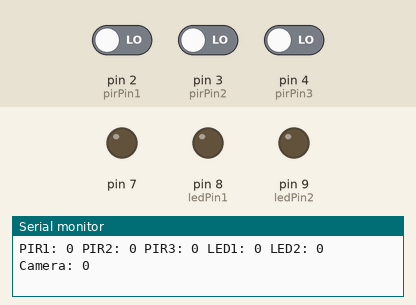
Bench run of a sketch on a simulated Arduino Uno, built with avr-gcc and run on an emulated ATmega328P. On the bench: output pins drawn as LEDs (lit = HIGH), the last lines printed to the serial monitor. The test bench sets the inputs (shaded band); at power-on: pin 2 (pirPin1) LOW, pin 3 (pirPin2) LOW, pin 4 (pirPin3) LOW.

Above: at 1.2 s.
1.3 s: pin 2 (pirPin1) driven HIGH
At 2.4 s:
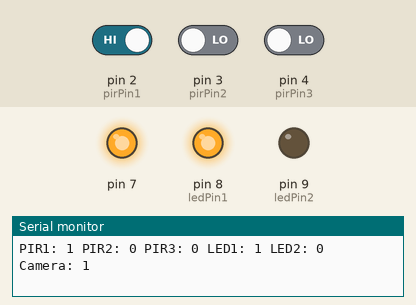
2.8 s: pin 3 (pirPin2) driven HIGH
At 4.2 s:
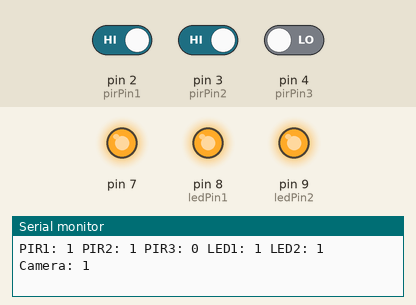
Timing chart, 0 to 5.8 s (numbered marks = the images above; inputs shaded):
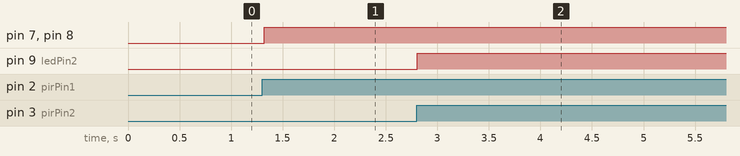

The sketch:

Arduino-Stairwell-Lightning.ino
```cpp
// Define pins for PIR sensors
const int pirPin1 = 2;
const int pirPin2 = 3;
const int pirPin3 = 4;

// Define pins for LEDs
const int ledPin1 = 8;
const int ledPin2 = 9;

// Define variables to store the PIR sensor states
int pirState1 = LOW;
int pirState2 = LOW;
int pirState3 = LOW;

// Define timing variables
unsigned long previousMillis1 = 0;
unsigned long previousMillis2 = 0;
unsigned long previousMillis3 = 0;
unsigned long previousMillis4 = 0;
const long interval = 15000; // 15 seconds

void setup() {
  // Initialize PIR sensor pins as input
  pinMode(pirPin1, INPUT);
  pinMode(pirPin2, INPUT);
  pinMode(pirPin3, INPUT);

  //Initialize Camera pin as output
  pinMode(7,OUTPUT);

  // Initialize LED pins as output
  pinMode(ledPin1, OUTPUT);
  pinMode(ledPin2, OUTPUT);

  // Initialize LEDs to be off
  digitalWrite(ledPin1, LOW);
  digitalWrite(ledPin2, LOW);
  digitalWrite(7,LOW);
  Serial.begin(9600); // Initialize serial communication for debugging
}

void loop() {
  //Check for Camera Activation
  if(digitalRead(2) == HIGH)
 {
   previousMillis4 = millis(); // Update last motion detection time
   digitalWrite(7, HIGH);
 }
  if (millis() - previousMillis4 >= interval)
      digitalWrite(7, LOW);


  // Check the PIR sensor states
  pirState1 = digitalRead(pirPin1);
  pirState2 = digitalRead(pirPin2);
  pirState3 = digitalRead(pirPin3);

  unsigned long currentMillis = millis();

  // If PIR sensor 1 is triggered
  if (pirState1 == HIGH) {
    digitalWrite(ledPin1, HIGH);
    previousMillis1 = currentMillis;
  }

  // If PIR sensor 2 is triggered
  if (pirState2 == HIGH) {
    digitalWrite(ledPin1, HIGH);
    digitalWrite(ledPin2, HIGH);
    previousMillis2 = currentMillis;
  }

  // If PIR sensor 3 is triggered
  if (pirState3 == HIGH) {
    digitalWrite(ledPin2, HIGH);
    previousMillis3 = currentMillis;
  }

  // Turn off LED 1 after 20 seconds if it was triggered by PIR sensor 1 or 2
  if ((digitalRead(ledPin1) == HIGH) && (currentMillis - previousMillis1 >= interval) && (pirState2 == LOW) && (currentMillis - previousMillis2 >= interval)&&(pirState1 == LOW)) {
    digitalWrite(ledPin1, LOW);
  }

  // Turn off LED 2 after 20 seconds if it was triggered by PIR sensor 2 or 3
  if ((digitalRead(ledPin2) == HIGH) && (currentMillis - previousMillis2 >= interval) && (pirState3 == LOW)&& (pirState2 == LOW) && (currentMillis - previousMillis3 >= interval)&&(pirState3 == LOW)) {
    digitalWrite(ledPin2, LOW);
  }

  Serial.print("PIR1: ");
  Serial.print(pirState1);
  Serial.print(" PIR2: ");
  Serial.print(pirState2);
  Serial.print(" PIR3: ");
  Serial.print(pirState3);
  Serial.print(" LED1: ");
  Serial.print(digitalRead(ledPin1));
  Serial.print(" LED2: ");
  Serial.print(digitalRead(ledPin2));
  Serial.print(" Camera: ");
  Serial.println(digitalRead(7));
  delay(10); // Short delay to stabilize sensor readings
}
```

Measured:
- after the input at 1.3 s, pin 7, pin 8 (ledPin1): LOW → HIGH at once
- after the input at 2.8 s, pin 9 (ledPin2): LOW → HIGH at once
